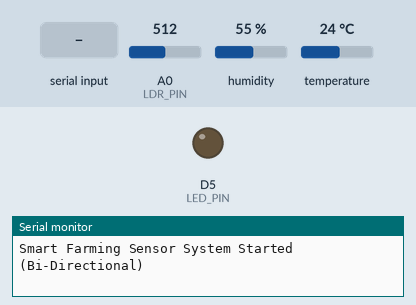
This sketch was run on a simulated ESP8266 (NodeMCU). On the bench: output pins drawn as LEDs (lit = HIGH), the last lines printed to the serial monitor. The test bench sets the inputs (shaded band); at power-on: A0 (LDR_PIN) = 512, humidity 55 %, temperature 24 °C.

Above: at 1.2 s.
1.3 s: A0 (LDR_PIN) set to 681
3.5 s: A0 (LDR_PIN) set to 715
At 5.2 s:
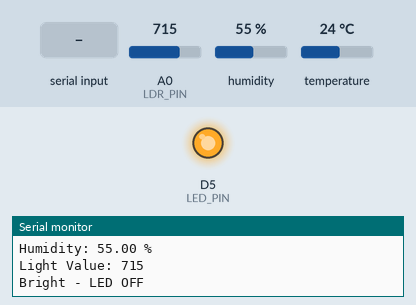
5.5 s: "CMD:LED_ON\n" received over Serial
At 6.4 s:
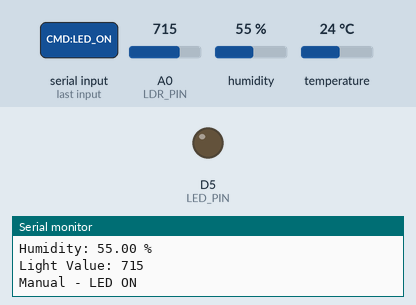
7.5 s: "CMD:LED_OFF\n" received over Serial
At 7.9 s:
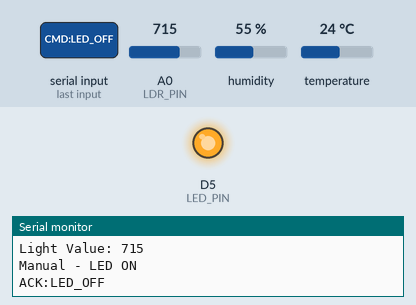
9.5 s: "CMD:AUTO\n" received over Serial
11.0 s: A0 (LDR_PIN) set to 690
At 12.7 s:
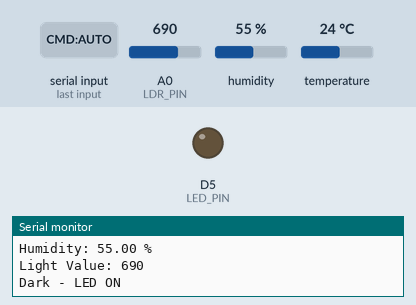
Timing chart, 0 to 14.2 s (numbered marks = the images above; inputs shaded):
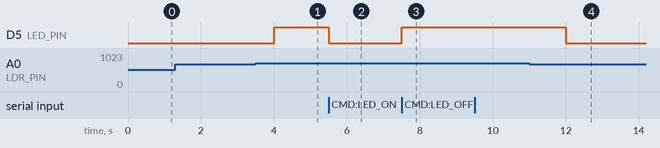

The sketch:

smart_farm_sensor.ino
```cpp
/*
 * AgriTwin Pro - Smart Farming Sensor & Actuation System
 * Microcontroller: ESP8266 / NodeMCU (or Arduino Uno / Nano)
 * Sensors & Actuators:
 *   - DHT11: Temperature & Humidity Sensor -> Pin D2 (GPIO 4)
 *   - LDR (Light Dependent Resistor): Light Sensor -> Pin A0 (ADC0)
 *   - LED: Grow Light Indicator / Actuator -> Pin D5 (GPIO 14)
 * Baud Rate: 115200
 * Features:
 *   - Non-blocking millis() telemetry timer (no CPU freeze)
 *   - Bi-directional serial command listener (CMD:LED_ON, CMD:LED_OFF, CMD:THRESHOLD:xxx)
 */

#include <DHT.h>

#define DHTPIN D2
#define DHTTYPE DHT11

const int LDR_PIN = A0;
const int LED_PIN = D5;

int threshold = 700;
bool manualOverride = false;
bool manualLedState = false;

DHT dht(DHTPIN, DHTTYPE);

unsigned long lastSensorReadTime = 0;
const unsigned long SENSOR_INTERVAL = 2000; // 2 seconds interval

void setup() {
  Serial.begin(115200);

  pinMode(LED_PIN, OUTPUT);
  digitalWrite(LED_PIN, LOW); // Initial LED state

  dht.begin();

  Serial.println("Smart Farming Sensor System Started (Bi-Directional)");
}

void handleIncomingSerialCommands() {
  while (Serial.available() > 0) {
    String cmd = Serial.readStringUntil('\n');
    cmd.trim();

    if (cmd == "CMD:LED_ON") {
      manualOverride = true;
      manualLedState = true;
      digitalWrite(LED_PIN, LOW); // Active LOW ON for ESP8266
      Serial.println("ACK:LED_ON");
    } else if (cmd == "CMD:LED_OFF") {
      manualOverride = true;
      manualLedState = false;
      digitalWrite(LED_PIN, HIGH); // OFF
      Serial.println("ACK:LED_OFF");
    } else if (cmd == "CMD:AUTO") {
      manualOverride = false;
      Serial.println("ACK:AUTO_MODE");
    } else if (cmd.startsWith("CMD:THRESHOLD:")) {
      int newThresh = cmd.substring(14).toInt();
      if (newThresh > 0 && newThresh <= 1023) {
        threshold = newThresh;
        Serial.print("ACK:THRESHOLD_SET:");
        Serial.println(threshold);
      }
    }
  }
}

void loop() {
  // 1. Process real-time bidirectional commands from digital twin / laptop
  handleIncomingSerialCommands();

  // 2. Non-blocking sensor telemetry timer
  unsigned long currentTime = millis();
  if (currentTime - lastSensorReadTime >= SENSOR_INTERVAL) {
    lastSensorReadTime = currentTime;

    // Read temperature and humidity
    float temperature = dht.readTemperature();
    float humidity = dht.readHumidity();

    // Read light level
    int lightValue = analogRead(LDR_PIN);
    lightValue = constrain(lightValue, 0, 1023);

    // Display readings
    Serial.println("------------------------");

    if (isnan(temperature) || isnan(humidity)) {
      Serial.println("DHT11 reading failed!");
    } else {
      Serial.print("Temperature: ");
      Serial.print(temperature);
      Serial.println(" C");

      Serial.print("Humidity: ");
      Serial.print(humidity);
      Serial.println(" %");
    }

    Serial.print("Light Value: ");
    Serial.println(lightValue);

    // Automatic or manual LED control
    if (manualOverride) {
      if (manualLedState) {
        digitalWrite(LED_PIN, LOW);
        Serial.println("Manual - LED ON");
      } else {
        digitalWrite(LED_PIN, HIGH);
        Serial.println("Manual - LED OFF");
      }
    } else {
      if (lightValue < threshold) {
        digitalWrite(LED_PIN, LOW);   // LED ON
        Serial.println("Dark - LED ON");
      } else {
        digitalWrite(LED_PIN, HIGH);  // LED OFF
        Serial.println("Bright - LED OFF");
      }
    }
  }
}
```

Measured:
- the behaviour switches between 699 and 700 on A0 (LDR_PIN) (found by bisection; images 0 and 1)
- after the input at 3.5 s, D5 (LED_PIN): LOW → HIGH after 0.50 s
- after the input at 5.5 s, D5 (LED_PIN): HIGH → LOW at once
- after the input at 7.5 s, D5 (LED_PIN): LOW → HIGH at once
- after the input at 11.0 s, D5 (LED_PIN): HIGH → LOW after 1.0 s
